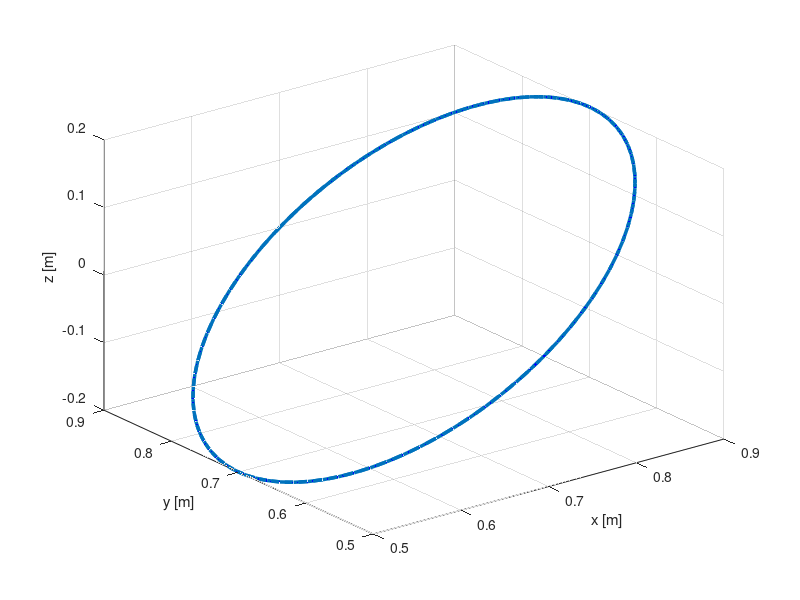

MATLAB code for this plot: (Note: this script raises an error after producing the figure.)

figure(1)
t = linspace(0, 15, 200);
x = 1/5*(sin(t)) + 0.7;
y = 1/5*(cos(t)) + 0.7;
z = 1/5*(sin(t));
plot3(x,y,z, 'LineWidth', 2.5);
xlabel('x')
ylabel('y')
zlabel('z')
count = length(t);
grid on

%% Definizione a punti della traiettoria
%traiettoria
points2 = [ x' y' z'];

% TRAIETTORIA FINALE POSIZIONE E ORIENTAZIONE
TrajectoryPos = zeros([count 4]);
TrajectoryPos(:,1) = t';
TrajectoryPos(:,2:4) = points2;

TrajectoryOr = zeros([count 4]);
TrajectoryOr(:,1) = t';
TrajectoryOr(:,3) = pi;
TrajectoryOr(:,4) = -pi/2;


hold on, grid on,
plot3(TrajectoryPos(:,2),TrajectoryPos(:,3),TrajectoryPos(:,4),'b.')
xlabel('x [m]');
ylabel('y [m]');
zlabel('z [m]');

%posizione e rotazione EE lungo la traiettoria
PosEE = TrajectoryPos(:,2:4);
RotEE = eul2rotm(TrajectoryOr(:,2:4));

%conversione dei punti della traiettoria in cordinate omogenee
T = transl(PosEE);

for i = 1:length(PosEE)
    T(1:3,1:3,i) = RotEE(:,:,i);  
end

%ricavo le variabili di giunto desiderate attraverso la funzione ikine del
%robotic toolbox
Q_des = ur10.ikine(T);